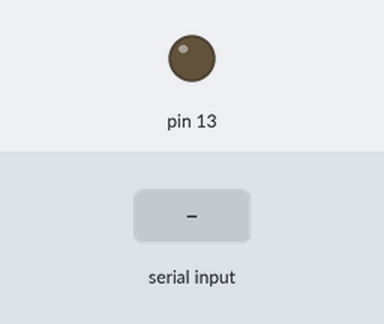
The sketch below on a simulated Arduino Uno, built with avr-gcc and run on an emulated ATmega328P. Shown: output pins drawn as LEDs (lit = HIGH). The inputs (shaded band) are chosen by the test bench.

Above: at 1.2 s.
1.3 s: "1" received over the second serial link
At 2.5 s:
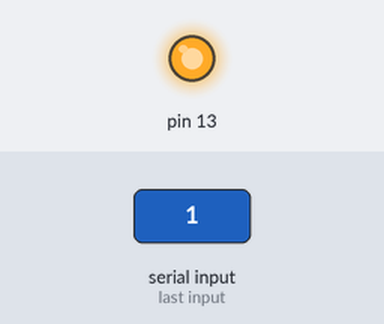
2.8 s: "2" received over the second serial link
At 3.7 s:
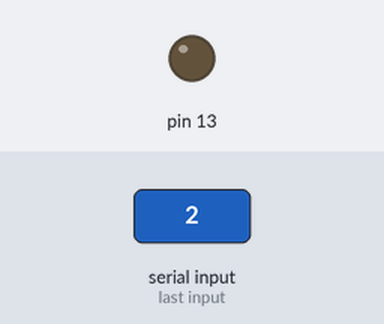
Timing chart, 0 to 5.8 s (numbered marks = the images above; inputs shaded):
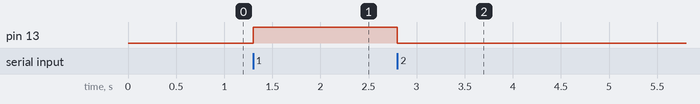

The sketch:

Bluetooth_echo.ino
```cpp
/*
Bluetooth_echo
Project: S.P.A.R.K
Start date: 30 June 2023
Last edited: 30 June 2023
Script name: Bluetooth_echo
Info:

This code tests that the HC-06 bluetooth module is working
 properly by establishing a connection between the
 module and the device throough a 3rd party app called
 Bluetooth terminal and is developed by qwerty.

To determine that their is a successful handshake between
the module and the device the user will enter a command via
the app to enable and disable built-in LED in pin 13.

When a recieved command has been proccessed successfuly,
the Arduino will echo a string to the app notifying
the user the command has been recieved and has been executed

Input commands:

LED on: "1"
Return string: LED is ON.

LED off: "2"
Return string: LED is OFF.

HELP: "?"
Return string: Prints the executable input commands.

Made by Nathan Busse
*/

// Libraries
#include <SoftwareSerial.h>
SoftwareSerial BT(0, 1);
// creates a "virtual" serial port/UART
// connect BT module TX to D10
// connect BT module RX to D11
// connect BT Vcc to 5V, GND to GND
void setup() {
  // set digital pin to control as an output
  pinMode(13, OUTPUT);
  // set the data rate for the SoftwareSerial port
  BT.begin(9600);
  // Send test message to other device
  BT.println("Hello from Arduino");
}
char a;  // stores incoming character from other device
void loop() {
  if (BT.available())
  // if text arrived in from BT serial...
  {
    a = (BT.read());
    if (a == '1') {
      digitalWrite(13, HIGH);
      BT.println("LED is ON");
      Serial.println("ON");
    }
    if (a == '2') {
      digitalWrite(13, LOW);
      BT.println("LED is OFF");
    }
    if (a == '?') {
      BT.println("Send '1' to turn LED on");
      BT.println("Send '2' to turn LED off");
    }
  }
}
```

Measured:
- after the input at 1.3 s, pin 13: LOW → HIGH at once
- after the input at 2.8 s, pin 13: HIGH → LOW at once
